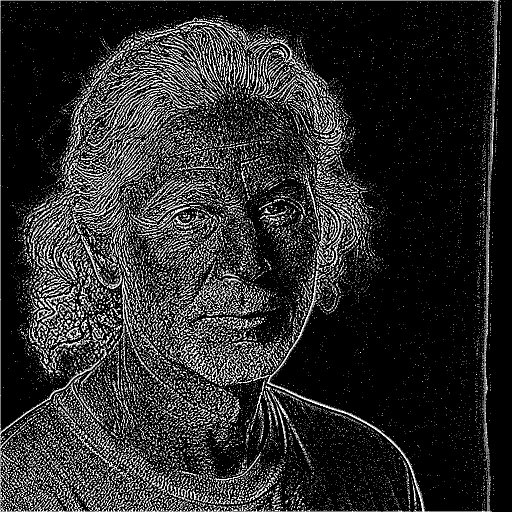
#> input picture Plan/Instructions/Operations/Prepared_Input_Assets/controlnet_canny_input_20260707T000000-0500/controlnet_canny_corrected_white_edges_black_bg.png, 1024 x 1024 px (shown at 1/2 size)
$ python prepare_canny_control_map.py --source-image ../../Instructions/Operations/Prepared_Input_Assets/controlnet_canny_input_20260707T000000-0500/controlnet_canny_corrected_white_edges_black_bg.png --out-dir out
#> lines starting #> are read from the running program, lines starting #| are printed output that depends on the picture; after the words box and inside, x2 and y2 are one past the last pixel; in counts of white or black regions, pixels touching at a corner belong together
#!/usr/bin/env python3
"""Prepare a deterministic local Canny-style control map for ControlNet lanes."""
from __future__ import annotations

import argparse
import hashlib
import json
import shutil
from datetime import datetime, timezone
from pathlib import Path

from PIL import Image, ImageFilter, ImageOps


def sha256_file(path: Path) -> str:
    h = hashlib.sha256()
    with path.open("rb") as f:
        for chunk in iter(lambda: f.read(1024 * 1024), b""):
            h.update(chunk)
    return h.hexdigest()


def repo_path(project_root: Path, path: Path) -> str:
    try:
        return path.resolve().relative_to(project_root.resolve()).as_posix()
    except ValueError:
        return str(path)


def threshold(image: Image.Image, cutoff: int) -> Image.Image:
    return image.point(lambda px: 255 if px >= cutoff else 0).convert("L")


def prepare_raw_control(source: Path) -> Image.Image:
    with Image.open(source) as im:
#> im is the input picture: PIL image 1024x1024 L; 17% white in thin lines or dots
        gray = ImageOps.fit(
            im.convert("L"),
            (1024, 1024),
            method=Image.Resampling.LANCZOS,
        )
    edges = gray.filter(ImageFilter.FIND_EDGES)
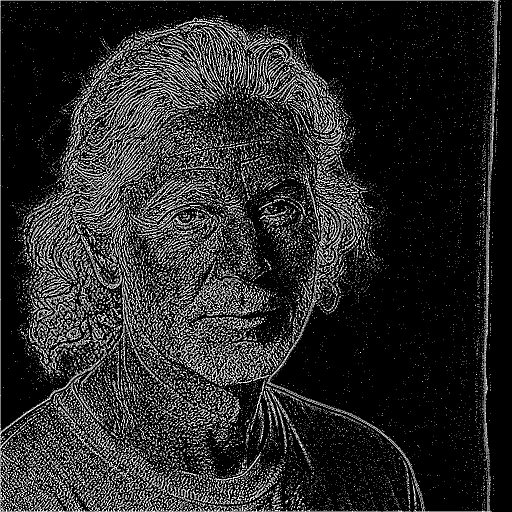
#> edges: PIL image 1024x1024 L (shown at 1/2 size); 16.3% white in thin lines or dots
    contrasted = ImageOps.autocontrast(edges, cutoff=1)
    return threshold(contrasted, 36)


def prepare_clean_control(raw: Image.Image) -> Image.Image:
    small = raw.resize((512, 512), Image.Resampling.BILINEAR)
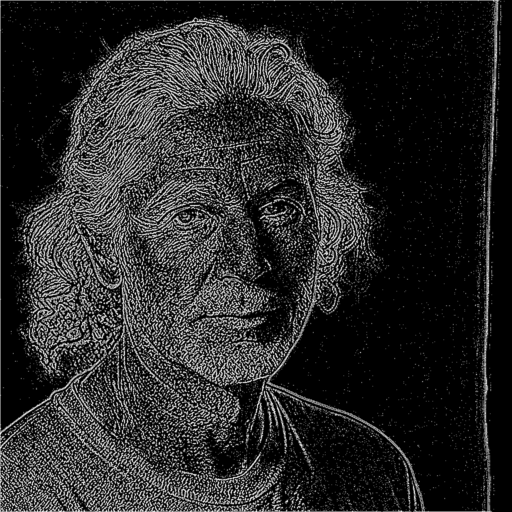
#> small: PIL image 512x512 L; min 0, max 239, mean 41.5
    filtered = small.filter(ImageFilter.MedianFilter(size=3))
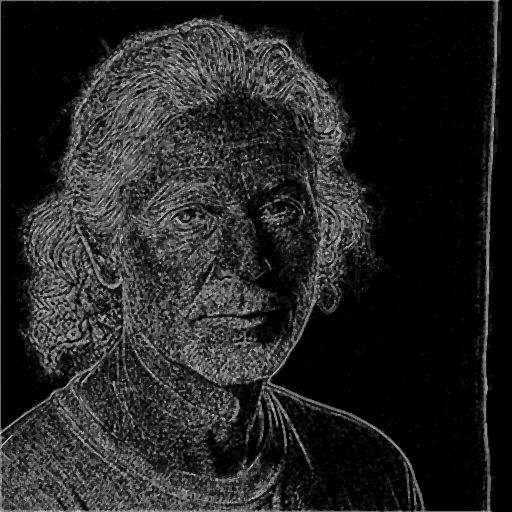
#> filtered: PIL image 512x512 L; min 0, max 199, mean 35.3
    filtered = filtered.filter(ImageFilter.MaxFilter(size=3))
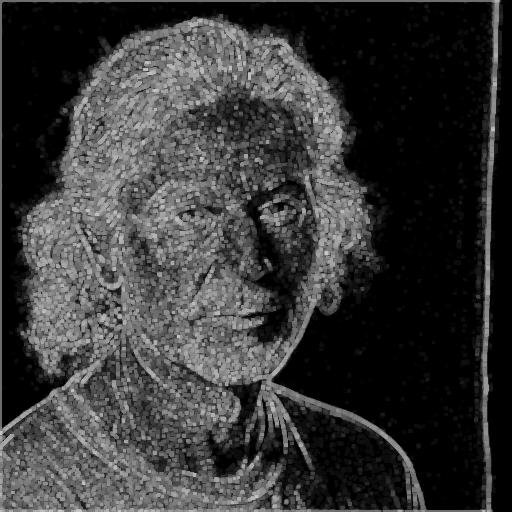
#> filtered: PIL image 512x512 L; min 0, max 199, mean 56
    filtered = threshold(filtered, 96)
#> call 2 of threshold, with cutoff = 96
#> in threshold (call 2), `return image.point(lambda px: 255 if px >= cutoff else 0).convert("L")`:
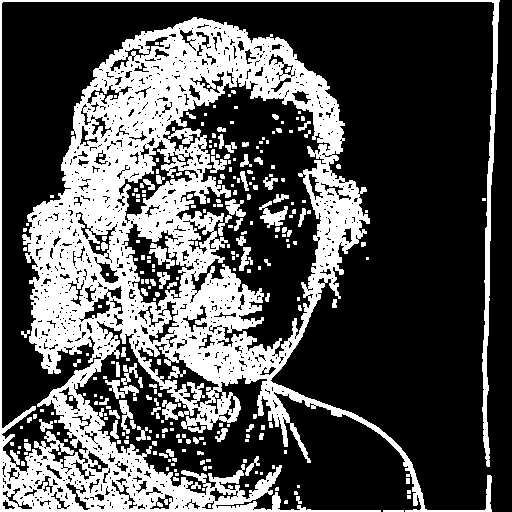
#> returned value: PIL image 512x512 L; 32.3% white; 268 white regions (173 under 20 px), largest, box (x1, y1, x2, y2) and area: (0, 0, 500, 512) 77219, (259, 201, 288, 228) 355, (105, 380, 139, 399) 272
    filtered = filtered.filter(ImageFilter.MinFilter(size=3))
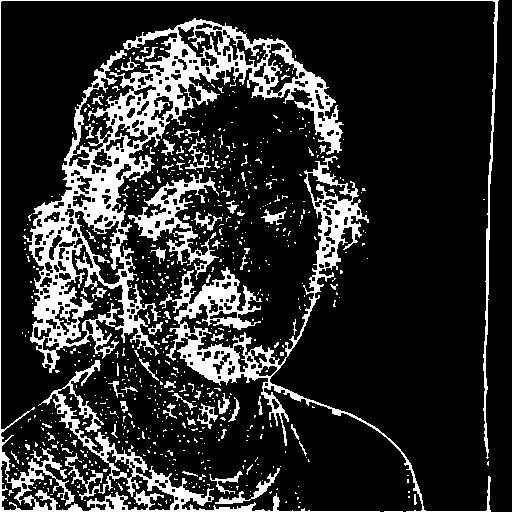
#> filtered: PIL image 512x512 L; 18.1% white; 762 white regions (685 under 20 px), largest, box (x1, y1, x2, y2) and area: (23, 18, 344, 373) 20949, (159, 156, 491, 512) 8844, (0, 0, 499, 512) 8512
    return filtered.resize((1024, 1024), Image.Resampling.NEAREST).convert("L")
#> returned value: PIL image 1024x1024 L; 18.1% white; 762 white regions (474 under 20 px), largest, box (x1, y1, x2, y2) and area: (46, 36, 688, 746) 83796, (318, 312, 982, 1024) 35376, (0, 0, 998, 1024) 34048


def image_record(project_root: Path, role: str, path: Path) -> dict:
    with Image.open(path) as im:
        width, height = im.size
        mode = im.mode
    return {
        "role": role,
        "path": repo_path(project_root, path),
        "filename": path.name,
        "width": width,
        "height": height,
        "mode": mode,
        "bytes": path.stat().st_size,
        "sha256": sha256_file(path),
    }


def main() -> int:
    parser = argparse.ArgumentParser()
    parser.add_argument("--project-root", default=r"C:\Comfy_UI_Main")
    parser.add_argument("--source-image", required=True)
    parser.add_argument("--out-dir", required=True)
    parser.add_argument("--raw-name", default="controlnet_canny_corrected_white_edges_black_bg.png")
    parser.add_argument("--clean-name", default="controlnet_canny_cleaned_eye_safe_v1.png")
    parser.add_argument("--copy-to-comfy-input", action="store_true")
    args = parser.parse_args()

    project_root = Path(args.project_root)
    source = Path(args.source_image)
    out_dir = Path(args.out_dir)
    out_dir.mkdir(parents=True, exist_ok=True)

    if not source.is_file():
        raise FileNotFoundError(f"Source image not found: {source}")

    raw_path = out_dir / args.raw_name
    clean_path = out_dir / args.clean_name

    raw = prepare_raw_control(source)
    raw.save(raw_path)
    clean = prepare_clean_control(raw)
    clean.save(clean_path)

    copied_to_comfy_input = []
    if args.copy_to_comfy_input:
        input_dir = project_root / "ComfyUI" / "input"
        input_dir.mkdir(parents=True, exist_ok=True)
        for path in (raw_path, clean_path):
            destination = input_dir / path.name
            shutil.copy2(path, destination)
            copied_to_comfy_input.append(repo_path(project_root, destination))

    with Image.open(source) as im:
        source_width, source_height = im.size
#> source_width = 1024; source_height = 1024
        source_mode = im.mode
#> source_mode = 'L'

    manifest = {
        "schema_version": "1.0",
        "manifest_id": "W69-CONTROLNET-CANNY-PREPROCESS-MODULE-V1",
        "created_at": datetime.now(timezone.utc).isoformat(),
        "project_root": str(project_root),
        "lane_id": "sdxl_realvisxl_controlnet_canny_lane",
        "module_id": "MOD-17-CONTROLNET-CANNY-LANE",
        "source_requirement": "Plan/07_IMPLEMENTATION/COMFYUI_WIRING_REPAIR_LIST.md Priority 2: Create control-map preprocessing module; feed actual control maps into ControlNet.",
        "local_only": True,
        "aws_contacted": False,
        "github_api_contacted": False,
        "civitai_contacted": False,
        "ec2_started": False,
        "generation_executed": False,
        "source_image": {
            "path": repo_path(project_root, source),
            "width": source_width,
            "height": source_height,
            "mode": source_mode,
            "bytes": source.stat().st_size,
            "sha256": sha256_file(source),
        },
        "processing": {
            "raw_control": [
                "convert source to grayscale",
                "fit to 1024x1024 with LANCZOS",
                "Pillow FIND_EDGES",
                "autocontrast cutoff=1",
                "threshold >=36 to white on black",
            ],
            "clean_control": [
                "resize raw control 1024->512 bilinear",
                "median filter size=3",
                "max filter size=3",
                "threshold >=96",
                "min filter size=3",
                "resize cleaned control 512->1024 nearest",
            ],
        },
        "outputs": [
            image_record(project_root, "raw_canny_control_map", raw_path),
            image_record(project_root, "cleaned_eye_safe_canny_control_map", clean_path),
        ],
        "copied_to_comfy_input": copied_to_comfy_input,
        "result": "prepared_local_canny_control_map_module_outputs",
        "next_action": "Use the cleaned eye-safe Canny control map as the ControlNet LoadImage input after lane-level hash/path evidence is recorded.",
    }

    manifest_path = out_dir / "CONTROL_MAP_PREPROCESS_MANIFEST.json"
    manifest_path.write_text(json.dumps(manifest, indent=2), encoding="utf-8")
    print(json.dumps(manifest, indent=2))
    return 0


if __name__ == "__main__":
#> (the run stopped early here; a loop or call above may not have finished)
